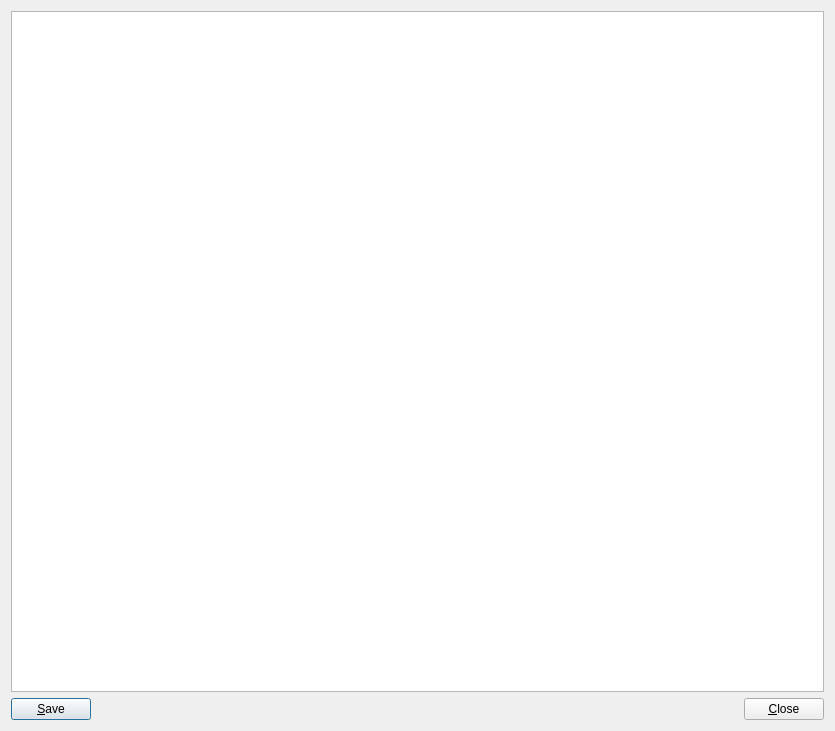
<?xml version="1.0" encoding="UTF-8"?>
<ui version="4.0">
 <class>ReportDialog</class>
 <widget class="QDialog" name="ReportDialog">
  <property name="geometry">
   <rect>
    <x>0</x>
    <y>0</y>
    <width>835</width>
    <height>731</height>
   </rect>
  </property>
  <property name="windowTitle">
   <string/>
  </property>
  <layout class="QVBoxLayout" name="verticalLayout" stretch="1,0">
   <item>
    <widget class="QPlainTextEdit" name="edit">
     <property name="font">
      <font>
       <family>Monaco</family>
      </font>
     </property>
     <property name="readOnly">
      <bool>true</bool>
     </property>
    </widget>
   </item>
   <item>
    <layout class="QHBoxLayout" name="horizontalLayout">
     <item>
      <widget class="QPushButton" name="buttonSave">
       <property name="text">
        <string>&amp;Save</string>
       </property>
      </widget>
     </item>
     <item>
      <spacer name="horizontalSpacer">
       <property name="orientation">
        <enum>Qt::Horizontal</enum>
       </property>
       <property name="sizeHint" stdset="0">
        <size>
         <width>40</width>
         <height>1</height>
        </size>
       </property>
      </spacer>
     </item>
     <item>
      <widget class="QPushButton" name="buttonClose">
       <property name="text">
        <string>&amp;Close</string>
       </property>
      </widget>
     </item>
    </layout>
   </item>
  </layout>
 </widget>
 <tabstops>
  <tabstop>buttonClose</tabstop>
  <tabstop>buttonSave</tabstop>
  <tabstop>edit</tabstop>
 </tabstops>
 <resources/>
 <connections/>
</ui>
